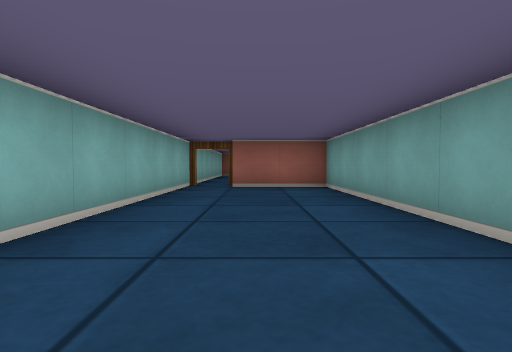
View 1 (above)

19 first-person views from a walk through a cub3D level. The camera is about half as high as the walls, tilts 2° down and sees 80° across. The floor is counted in squares. Each view is taken from the middle of a square. On the plan, view 1 faces up. The plan holds only what a view shows up to about 9 squares ahead; the rest is blank.

View 2
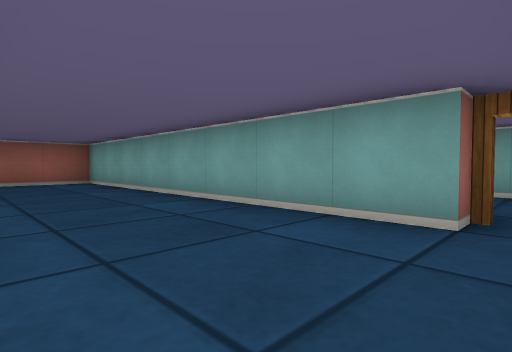

View 3
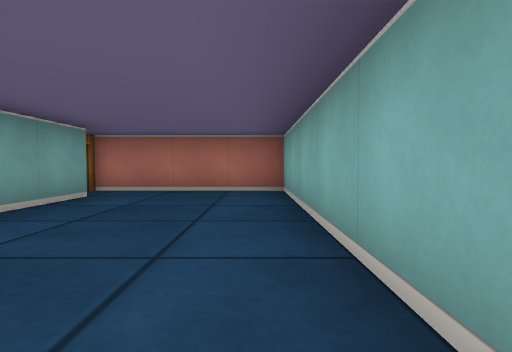

View 4
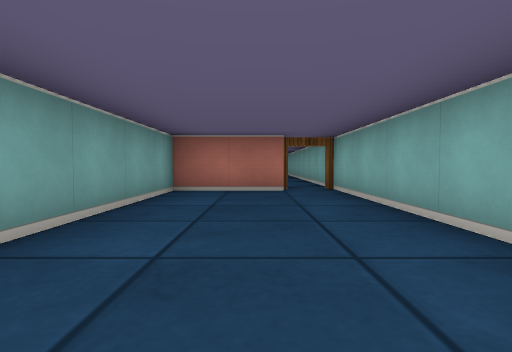

View 5
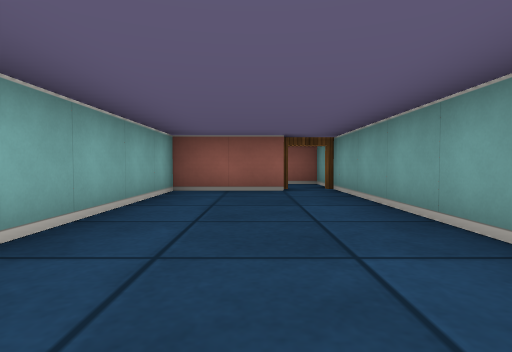

View 6
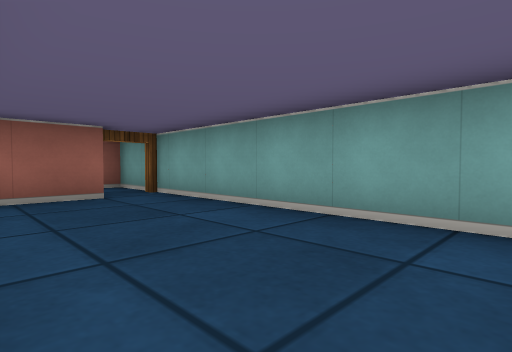

View 7
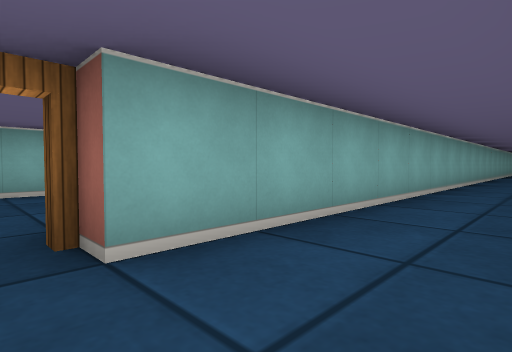

View 8
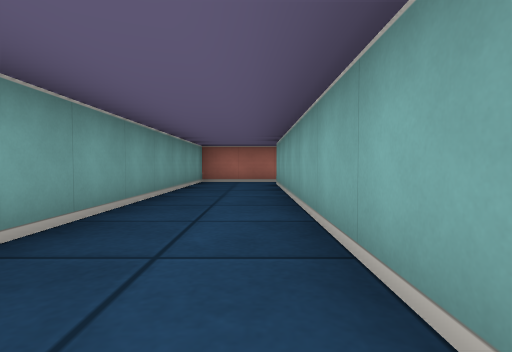

View 9
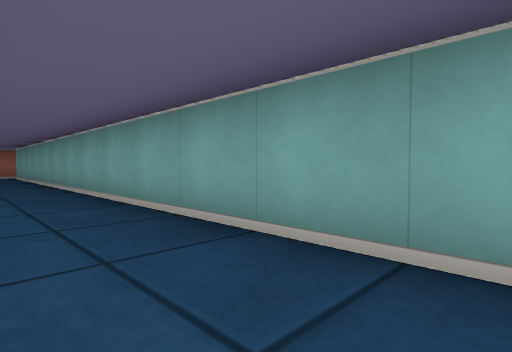

View 10
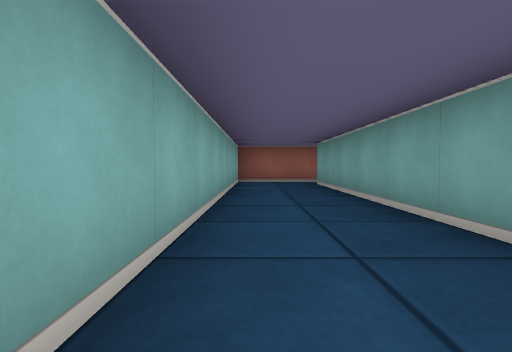

View 11
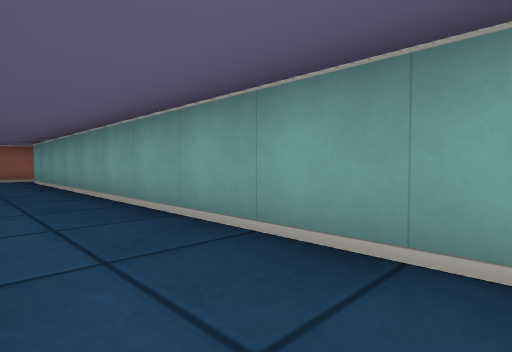

View 12
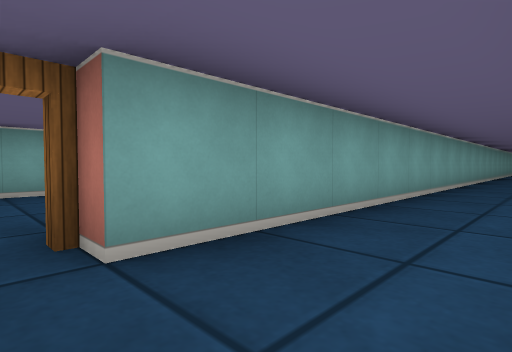

View 13
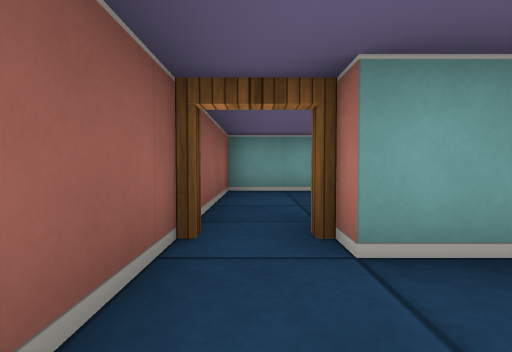

View 14
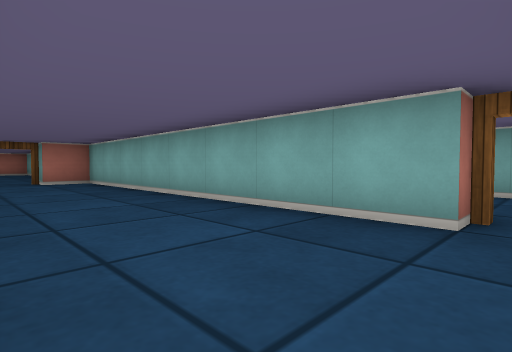

View 15
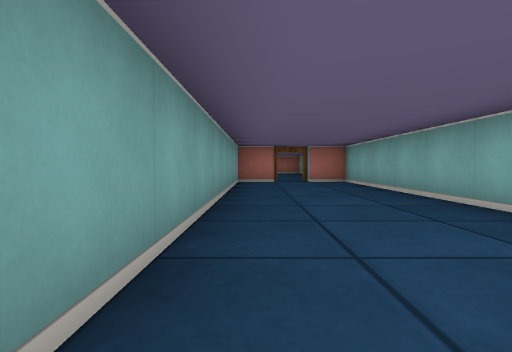

View 16
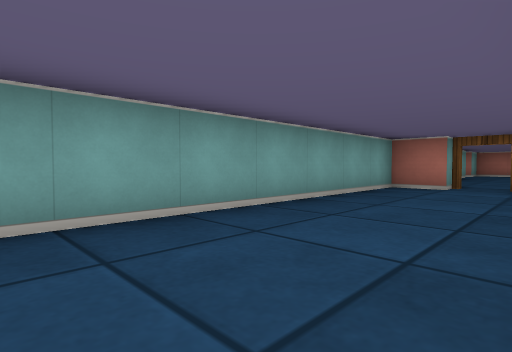

View 17
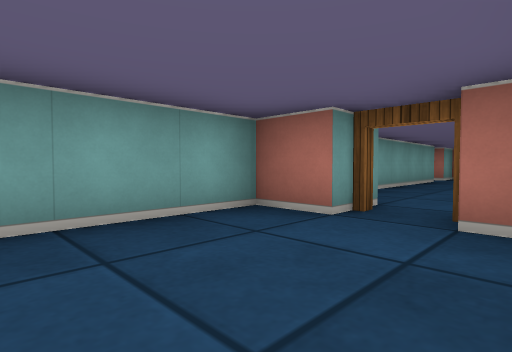

View 18
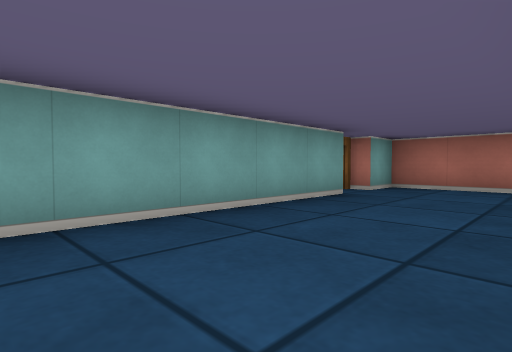

View 19
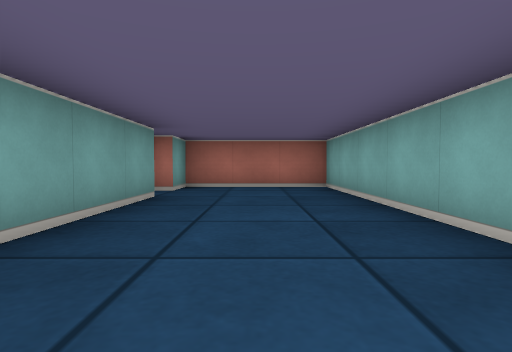

### Floor plan
Points are (right, up) in squares from view 1. A wall is a line through its corners. A room is listed if a view was taken in it or the views show most of it. See-through windows are left out.
Room 1 (views 1, 2, 3)
walls: (1.5, -1.5) (1.5, 6.5) (-0.5, 6.5); (-1.5, 7) (-1.5, -2.5) (2, -2.5)
ways out: open door at (-1, 7) to room 2; open door at (2, -2) to room 3
Room 2 (views 4, 5, 6)
walls: (0.6, 13.5) (-1.5, 13.5) (-1.5, 7); (-0.5, 7.5) (1.5, 7.5) (1.5, 14)
ways out: open door at (-1, 7) to room 1; open door at (1, 14)
Room 3 (views 7, 8, 9, 10, 11, 12, 13)
walls: (2.5, 15.1) (2.5, -1.5); (5, 15.5) (2.5, 15.5); (2, -2.5) (4.5, -2.5) (4.5, 14.5)
ways out: open door at (2, -2) to room 1; open door at (5, 15) to room 4
Room 4 (views 14, 15, 16, 17)
walls: (5.5, 14.5) (5.5, 6.5) (6.5, 6.5); (7.5, 6.5) (8.5, 6.5) (8.5, 15.5) (5, 15.5)
ways out: open door at (5, 15) to room 3; open door at (7, 6) to room 5
Room 5 (views 18, 19)
walls: (5.5, 2.2) (5.5, -2.5) (8.5, -2.5) (8.5, -1.5); (8.5, -0.6) (8.5, 3.9)
ways out: open door at (7, 6) to room 4; open door at (9, -1)

Where each view was taken, in squares from view 1:
view 1: 0 up, 0 right, facing up
view 2: 2 down, 1 left, facing up-right
view 3: 3 up, 1 left, facing down
view 4: 13 up, 0 right, facing down
view 5: 8 up, 0 right, facing up
view 6: 9 up, 1 left, facing up-right
view 7: 2 down, 4 right, facing up-left
view 8: 6 up, 3 right, facing down
view 9: 2 up, 3 right, facing up-right
view 10: 7 up, 3 right, facing up
view 11: 5 up, 3 right, facing up-right
view 12: 15 up, 3 right, facing down-right
view 13: 15 up, 3 right, facing right
view 14: 15 up, 8 right, facing down-left
view 15: 15 up, 8 right, facing down
view 16: 13 up, 6 right, facing down-right
view 17: 9 up, 6 right, facing down-right
view 18: 4 up, 6 right, facing down-right
view 19: 4 up, 7 right, facing down
